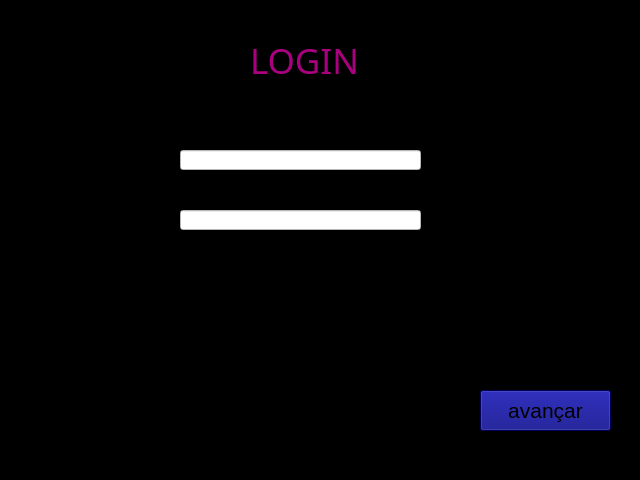
<?xml version="1.0" encoding="UTF-8"?>
<ui version="4.0">
 <class>MainWindow</class>
 <widget class="QMainWindow" name="MainWindow">
  <property name="geometry">
   <rect>
    <x>0</x>
    <y>0</y>
    <width>640</width>
    <height>480</height>
   </rect>
  </property>
  <property name="windowTitle">
   <string>MainWindow</string>
  </property>
  <property name="styleSheet">
   <string notr="true">background-color: rgb(0, 0, 0);</string>
  </property>
  <widget class="QWidget" name="centralwidget">
   <widget class="QLabel" name="label">
    <property name="geometry">
     <rect>
      <x>250</x>
      <y>40</y>
      <width>161</width>
      <height>41</height>
     </rect>
    </property>
    <property name="font">
     <font>
      <family>Rockwell</family>
      <pointsize>26</pointsize>
      <bold>false</bold>
     </font>
    </property>
    <property name="styleSheet">
     <string notr="true">color: rgb(170, 0, 127);</string>
    </property>
    <property name="text">
     <string>LOGIN</string>
    </property>
   </widget>
   <widget class="QLabel" name="label_2">
    <property name="geometry">
     <rect>
      <x>270</x>
      <y>120</y>
      <width>61</width>
      <height>31</height>
     </rect>
    </property>
    <property name="font">
     <font>
      <family>Microsoft YaHei</family>
      <pointsize>12</pointsize>
     </font>
    </property>
    <property name="text">
     <string>Usuário</string>
    </property>
   </widget>
   <widget class="QLabel" name="label_3">
    <property name="geometry">
     <rect>
      <x>270</x>
      <y>180</y>
      <width>51</width>
      <height>31</height>
     </rect>
    </property>
    <property name="font">
     <font>
      <family>Microsoft YaHei</family>
      <pointsize>12</pointsize>
     </font>
    </property>
    <property name="text">
     <string>Senha</string>
    </property>
   </widget>
   <widget class="QLineEdit" name="linha_usuario">
    <property name="enabled">
     <bool>true</bool>
    </property>
    <property name="geometry">
     <rect>
      <x>180</x>
      <y>150</y>
      <width>241</width>
      <height>20</height>
     </rect>
    </property>
    <property name="font">
     <font>
      <pointsize>11</pointsize>
      <bold>true</bold>
     </font>
    </property>
    <property name="styleSheet">
     <string notr="true">background-color: rgb(255, 255, 255);
color: rgb(0, 0, 0);
</string>
    </property>
   </widget>
   <widget class="QLineEdit" name="linha_senha">
    <property name="geometry">
     <rect>
      <x>180</x>
      <y>210</y>
      <width>241</width>
      <height>20</height>
     </rect>
    </property>
    <property name="styleSheet">
     <string notr="true">background-color: rgb(255, 255, 255);
color: rgb(0, 0, 0);</string>
    </property>
    <property name="echoMode">
     <enum>QLineEdit::EchoMode::Password</enum>
    </property>
   </widget>
   <widget class="QPushButton" name="botao_avancar">
    <property name="geometry">
     <rect>
      <x>480</x>
      <y>390</y>
      <width>131</width>
      <height>41</height>
     </rect>
    </property>
    <property name="font">
     <font>
      <pointsize>16</pointsize>
     </font>
    </property>
    <property name="styleSheet">
     <string notr="true">background-color: rgb(0, 0, 127);
</string>
    </property>
    <property name="text">
     <string>avançar</string>
    </property>
   </widget>
  </widget>
 </widget>
 <resources/>
 <connections/>
</ui>
